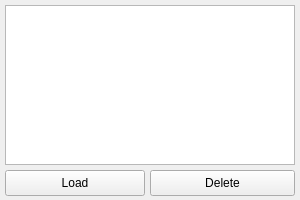
<?xml version="1.0" encoding="UTF-8"?>
<ui version="4.0">
 <class>storageWindow</class>
 <widget class="QWidget" name="storageWindow">
  <property name="geometry">
   <rect>
    <x>0</x>
    <y>0</y>
    <width>300</width>
    <height>200</height>
   </rect>
  </property>
  <property name="minimumSize">
   <size>
    <width>300</width>
    <height>200</height>
   </size>
  </property>
  <property name="maximumSize">
   <size>
    <width>300</width>
    <height>200</height>
   </size>
  </property>
  <property name="windowTitle">
   <string>Storage</string>
  </property>
  <widget class="QListWidget" name="regexpList">
   <property name="geometry">
    <rect>
     <x>5</x>
     <y>5</y>
     <width>290</width>
     <height>160</height>
    </rect>
   </property>
   <property name="resizeMode">
    <enum>QListView::Fixed</enum>
   </property>
   <property name="layoutMode">
    <enum>QListView::SinglePass</enum>
   </property>
   <property name="batchSize">
    <number>100</number>
   </property>
  </widget>
  <widget class="QPushButton" name="loadButton">
   <property name="geometry">
    <rect>
     <x>5</x>
     <y>170</y>
     <width>140</width>
     <height>26</height>
    </rect>
   </property>
   <property name="text">
    <string>Load</string>
   </property>
  </widget>
  <widget class="QPushButton" name="deleteButton">
   <property name="geometry">
    <rect>
     <x>150</x>
     <y>170</y>
     <width>145</width>
     <height>26</height>
    </rect>
   </property>
   <property name="text">
    <string>Delete</string>
   </property>
  </widget>
 </widget>
 <resources/>
 <connections/>
</ui>
